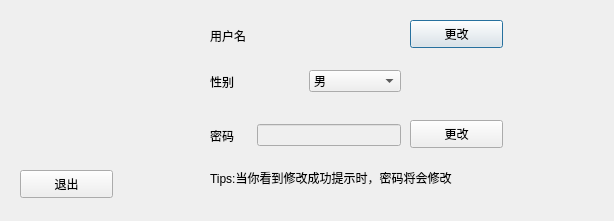
<?xml version="1.0" encoding="UTF-8"?>
<ui version="4.0">
 <class>userInfo</class>
 <widget class="QDialog" name="userInfo">
  <property name="geometry">
   <rect>
    <x>0</x>
    <y>0</y>
    <width>614</width>
    <height>221</height>
   </rect>
  </property>
  <property name="windowTitle">
   <string>Dialog</string>
  </property>
  <widget class="QLabel" name="label">
   <property name="geometry">
    <rect>
     <x>30</x>
     <y>20</y>
     <width>141</width>
     <height>121</height>
    </rect>
   </property>
  </widget>
  <widget class="QWidget" name="layoutWidget">
   <property name="geometry">
    <rect>
     <x>210</x>
     <y>20</y>
     <width>191</width>
     <height>31</height>
    </rect>
   </property>
   <layout class="QHBoxLayout" name="horizontalLayout">
    <item>
     <widget class="QLabel" name="userName">
      <property name="text">
       <string>用户名</string>
      </property>
     </widget>
    </item>
    <item>
     <widget class="QLabel" name="userName_show"/>
    </item>
   </layout>
  </widget>
  <widget class="QPushButton" name="ChangeName_Btn">
   <property name="geometry">
    <rect>
     <x>410</x>
     <y>20</y>
     <width>93</width>
     <height>28</height>
    </rect>
   </property>
   <property name="text">
    <string>更改</string>
   </property>
  </widget>
  <widget class="QPushButton" name="ChangePwd_Btn">
   <property name="geometry">
    <rect>
     <x>410</x>
     <y>120</y>
     <width>93</width>
     <height>28</height>
    </rect>
   </property>
   <property name="text">
    <string>更改</string>
   </property>
  </widget>
  <widget class="QWidget" name="layoutWidget">
   <property name="geometry">
    <rect>
     <x>210</x>
     <y>70</y>
     <width>191</width>
     <height>23</height>
    </rect>
   </property>
   <layout class="QHBoxLayout" name="horizontalLayout_2">
    <item>
     <widget class="QLabel" name="label_2">
      <property name="text">
       <string>性别</string>
      </property>
     </widget>
    </item>
    <item>
     <widget class="QComboBox" name="comboBox">
      <item>
       <property name="text">
        <string>男</string>
       </property>
      </item>
      <item>
       <property name="text">
        <string>女</string>
       </property>
      </item>
     </widget>
    </item>
   </layout>
  </widget>
  <widget class="QWidget" name="layoutWidget">
   <property name="geometry">
    <rect>
     <x>210</x>
     <y>120</y>
     <width>191</width>
     <height>31</height>
    </rect>
   </property>
   <layout class="QHBoxLayout" name="horizontalLayout_3">
    <item>
     <widget class="QLabel" name="label_3">
      <property name="text">
       <string>密码     </string>
      </property>
     </widget>
    </item>
    <item>
     <widget class="QLineEdit" name="lineEdit">
      <property name="enabled">
       <bool>false</bool>
      </property>
      <property name="echoMode">
       <enum>QLineEdit::Password</enum>
      </property>
     </widget>
    </item>
   </layout>
  </widget>
  <widget class="QLabel" name="label_4">
   <property name="geometry">
    <rect>
     <x>210</x>
     <y>170</y>
     <width>361</width>
     <height>16</height>
    </rect>
   </property>
   <property name="text">
    <string>Tips:当你看到修改成功提示时，密码将会修改</string>
   </property>
  </widget>
  <widget class="QPushButton" name="pushButton">
   <property name="geometry">
    <rect>
     <x>20</x>
     <y>170</y>
     <width>93</width>
     <height>28</height>
    </rect>
   </property>
   <property name="text">
    <string>退出</string>
   </property>
  </widget>
 </widget>
 <resources/>
 <connections/>
</ui>
